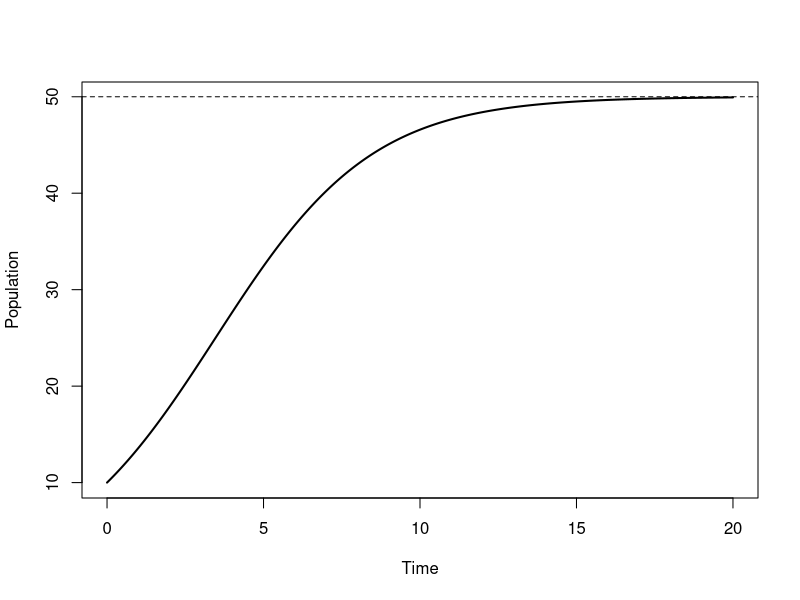

Reproduce this figure in R.
t <- seq(0, 20, length.out=300)
y <- 50/(1 + 4*exp(-0.4*t))
plot(t, y, type='l', lwd=2,
     xlab='Time', ylab='Population')
abline(h=50, lty=2)
cat('At t=10:', 50/(1 + 4*exp(-4)), '\n')
